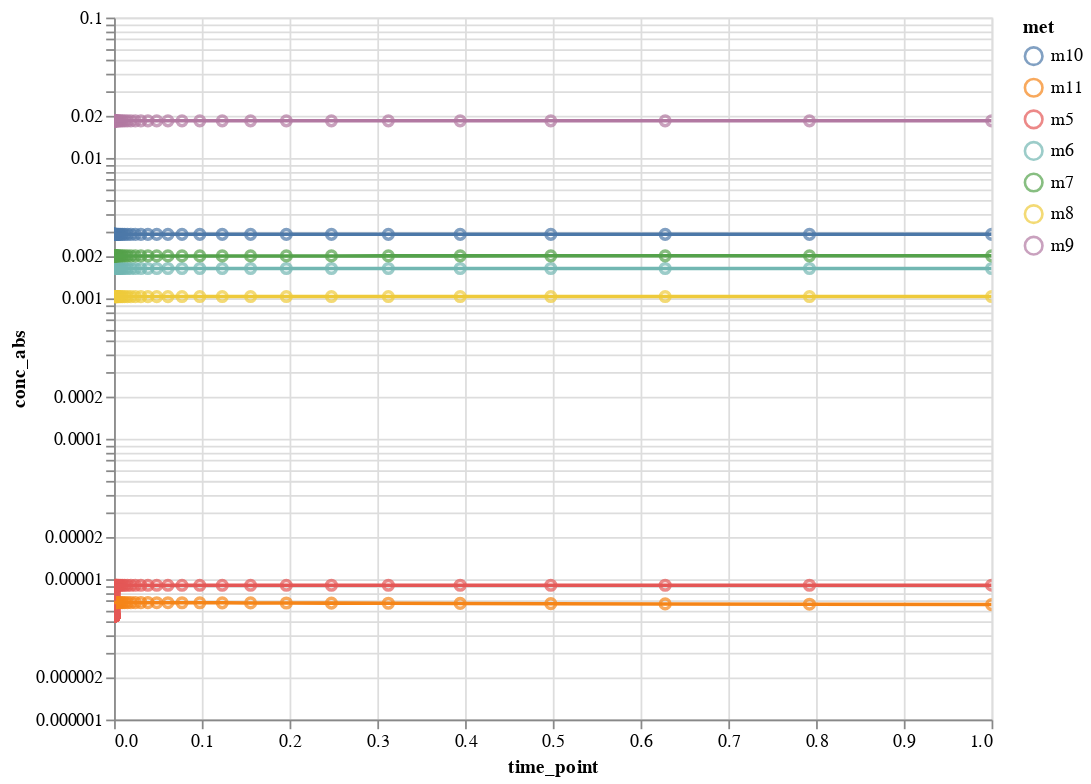

Notebook code cell kept with this figure:
### Markdown cell above
#### Plot results for a given model

### Code cell
plot_model_interactive(conc, model_i=2, quant_type=conc_type,
                       selected_data=met_names, x_scale='linear',
                       y_scale='log', x_lim=[0,1], y_lim=None)

### Figure 1 — Vega-Lite specification as saved in the notebook (floating-point values rounded to 4 significant figures; data arrays with more than 128 entries replaced by an {"elided": "..."} marker saying what was removed)
{"config": {"view": {"continuousWidth": 400, "continuousHeight": 300}}, "layer": [{"data": {"name": "data-51b92193c0a4002d72bcc6a6654144f7"}, "mark": "point", "encoding": {"color": {"type": "nominal", "field": "met"}, "tooltip": [{"type": "nominal", "field": "met"}, {"type": "quantitative", "field": "conc_abs"}], "x": {"type": "quantitative", "field": "time_point", "scale": {"domain": [0, 1], "type": "linear"}}, "y": {"type": "quantitative", "field": "conc_abs", "scale": {"type": "log"}}}, "height": 400, "selection": {"selector001": {"type": "interval", "bind": "scales", "encodings": ["x", "y"]}}, "width": 500}, {"data": {"name": "data-51b92193c0a4002d72bcc6a6654144f7"}, "mark": "line", "encoding": {"color": {"type": "nominal", "field": "met"}, "tooltip": [{"type": "nominal", "field": "met"}, {"type": "quantitative", "field": "conc_abs"}], "x": {"type": "quantitative", "field": "time_point", "scale": {"domain": [0, 1], "type": "linear"}}, "y": {"type": "quantitative", "field": "conc_abs", "scale": {"type": "log"}}}, "height": 400, "width": 500}], "$schema": "https://vega.github.io/schema/vega-lite/v4.8.1.json", "datasets": {"data-51b92193c0a4002d72bcc6a6654144f7": {"elided": "700 records"}}}
